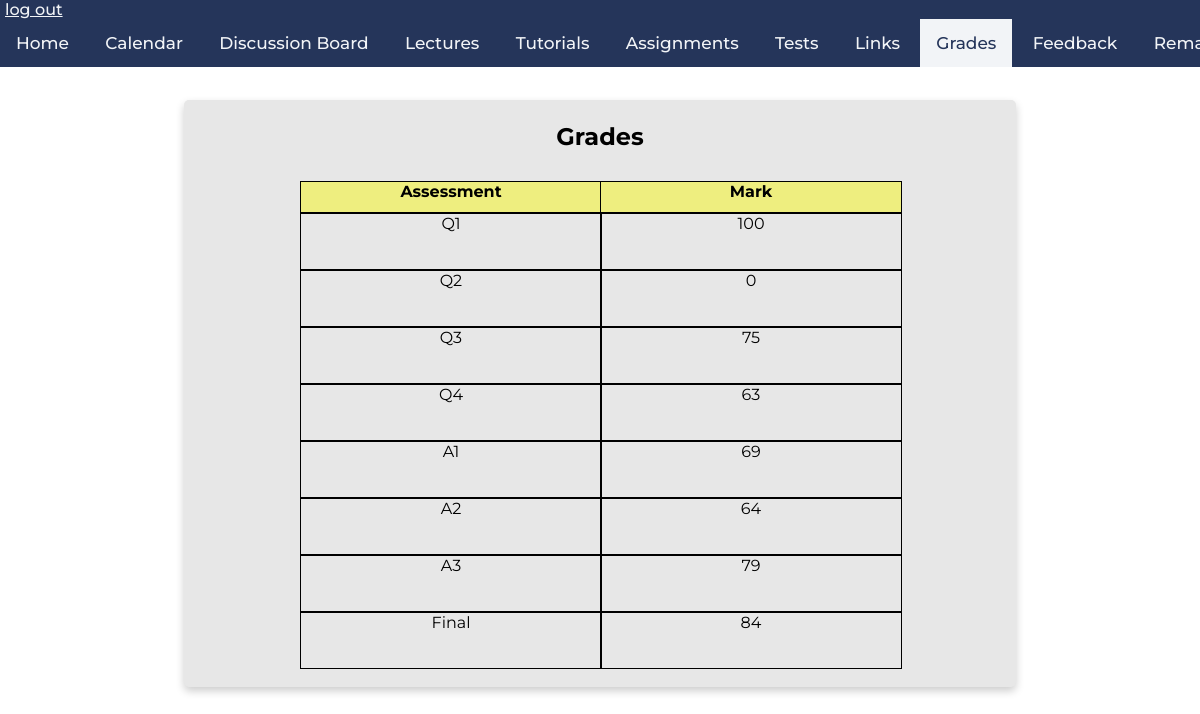
Page /grades (signed in) on the committed database.
### tables this page shows
CREATE TABLE marks(
	username VARCHAR(256) NOT NULL,
	mark_id VARCHAR(256) NOT NULL,
	mark INTEGER NOT NULL,
	FOREIGN KEY(username) REFERENCES students(username),
	CHECK (mark_id IN ('Q1', 'Q2', 'Q3', 'Q4', 'A1', 'A2', 'A3', 'Final')),
	CHECK (mark > -1 and mark <101)
	);

### app.py (the view, shortened to what this page needs)
@app.route('/grades')
def retrieveGrades():
	if 'username' in session:
		student_session = session.get('student')
		instructor_session = session.get('instructor')
		db = get_db()
		db.row_factory = make_dicts
		if student_session:
			student_grades = query_db(
				"SELECT mark_id, mark FROM marks WHERE username = ?",[session['username']] , one=False)
			db.close()
			return render_template("grades.html", student_grades = student_grades)
	return render_template("grades.html")

### app.py (called while the page is built)
def get_db():
    db = getattr(g, '_database', None)
    if db is None:
        db = g._database = sqlite3.connect(DATABASE)
    return db

def make_dicts(cursor, row):
    return dict((cursor.description[idx][0], value)
                for idx, value in enumerate(row))

def query_db(query, args=(), one=False):
    cur = get_db().execute(query, args)
    rv = cur.fetchall()
    cur.close()
    return (rv[0] if rv else None) if one else rv

@app.teardown_appcontext
def close_connection(exception):
    db = getattr(g, '_database', None)
    if db is not None:
        db.close()

### templates/grades.html (shortened to what this page needs)
<!DOCTYPE html>
<html>
    <head>
        <link rel="stylesheet" href="../static/css/main.css" />
        <link rel="stylesheet" href="../static/css/grades.css" />
        <link rel="stylesheet" href="../static/css/navbar_footer.css" />
    </head>
    <body>
        <div class="navbar">
            <a class="logout" href="./logout">log out</a>
            <div class="links">
                <a href="./">Home</a>
                <a href="./calendar">Calendar</a>
                <a href="https://piazza.com/class/kk052lckppx73x" target="_blank">Discussion Board</a>
                <a href="./lectures">Lectures</a>
                <a href="./tutorials">Tutorials</a>
                <a href="./assignments">Assignments</a>
                <a href="./tests">Tests</a>
                <a href="./links">Links</a>
                <a href="./grades" class="active-page" >Grades</a>
                <a href="./feedback">Feedback</a>
                <a href="./remark">Remark Request</a>
            </div>
        </div>
        {% if session['student'] %}
        <div class='Box'>
                <h2>Grades</h2>
                <div class="table">
                        <div class="column">
                            <div class="headerrow">Assessment</div>
                            {% for grades in student_grades %}
                            <div class="row">{{grades['mark_id']}}</div>
                            {% endfor %}
                        </div>
                        <div class="column">
                                <div class="headerrow">Mark</div>
                            {% for grades in student_grades %}
                            <div class="row">{{grades['mark']}}</div>
                            {% endfor %}
                        </div>
                </div>
        </div>
        {% endif %}
    </body>

### static/css/main.css (style rules this page uses)
html { font-family: 'Montserrat', sans-serif; }
body { height:100vh; margin: 0px; display:flex; flex-direction:column; text-align: center; }
.Box { background-color: rgb(231, 231, 231); display: flex; flex-direction: column; flex-grow: 1; margin:0px auto; margin-bottom: 12px; box-shadow: 0 4px 8px 0 rgba(0, 0, 0, 0.2); transition: 0.3s; border-radius: 5px; padding: 2px 16px; text-align: center; justify-content: center; align-items: center; width: 800px; }

### static/css/grades.css (style rules this page uses)
.Box { flex-grow: 0; margin-top: 100px; margin-bottom: 50px; }
.table { display: flex; margin: auto; margin-top: 10px; width: 75%; }
.column { margin-bottom: 1em; width: 100%; }
.row { border: 1px black solid; height: 55px; margin: auto; width: 100%; text-align: center; padding: 0 0; }
.headerrow { border: 1px black solid; height: 30px; margin: auto; width: 100%; text-align: center; padding: 0 0; font-weight: bold; background-color: rgb(238, 238, 127); }

### static/css/navbar_footer.css (style rules this page uses)
.navbar { background-color: #25355A; overflow: auto; white-space: nowrap; position: fixed; top: 0; font-weight: 500; width: 100%; margin-left: 0px; text-align: left; }
.logout { padding-left: 5px; padding-bottom: 5px; color:#F2F4F7 }
.links { text-align: center; }
.links a { display: inline-block; color: #F2F4F7; text-align: center; padding: 14px 16px; text-decoration: none; font-size: 17px; }
.links a.active-page { background-color: #F2F4F7; color: #25355A; }

### rows in the picture
marks: mark_id "Q1", mark "100"
marks: mark_id "Q2", mark "0"
marks: mark_id "Q3", mark "75"
marks: mark_id "Q4", mark "63"
marks: mark_id "A1", mark "69"
marks: mark_id "A2", mark "64"
marks: mark_id "A3", mark "79"
marks: mark_id "Final", mark "84"
